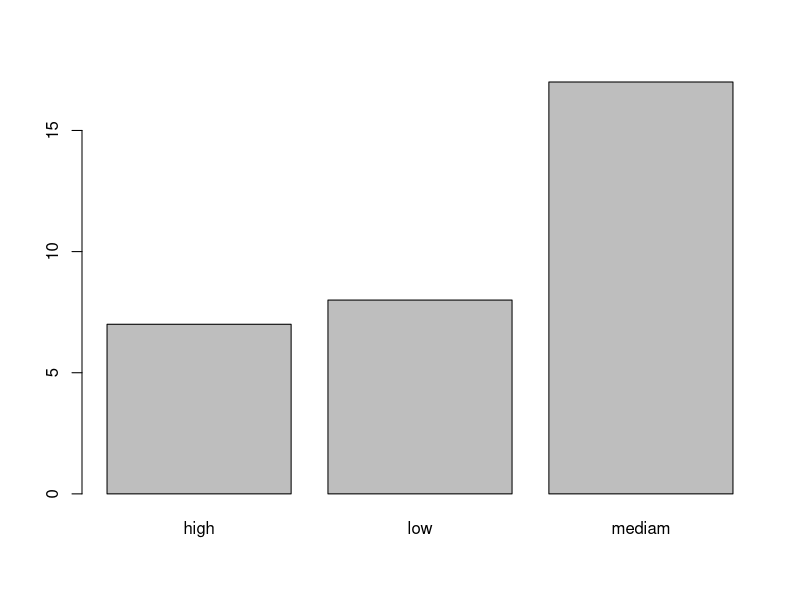
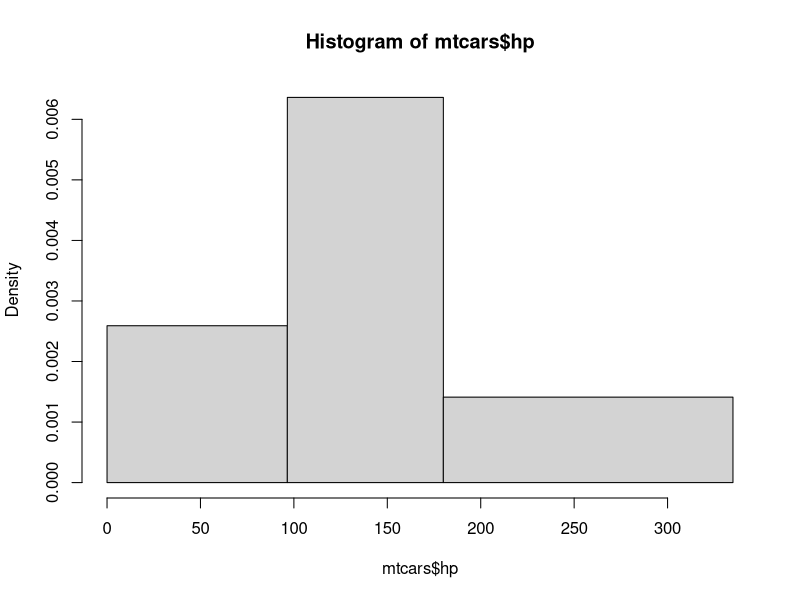
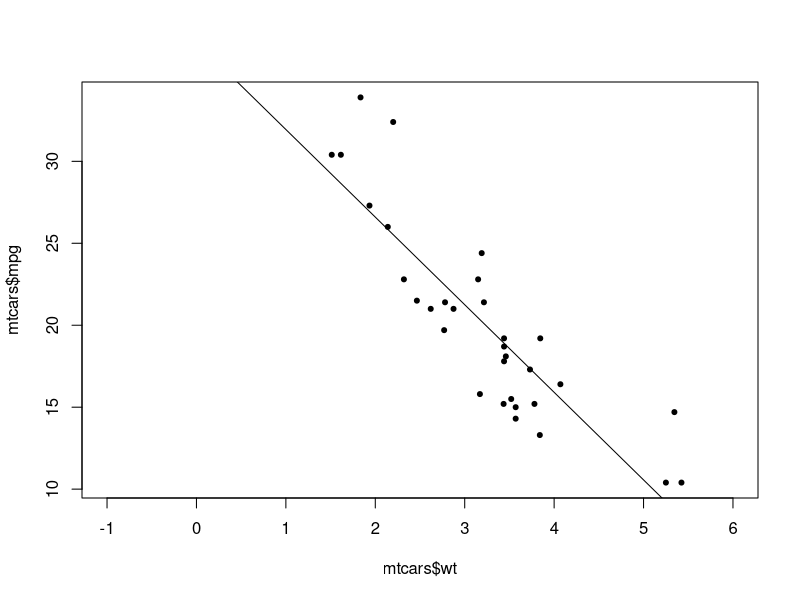

Write R code to recreate these figures, in order.
###################################
###################################
########                   ########
########   Data Science 1  ########
########       Lab 6       ######## 
########  21st Nov. 2023    ########
########                   ########
###################################
###################################


# Welcome to lab number 6. Today we'll be learning a few more 
# R/general programming concepts before moving onto lecture examples

########################################
####    Boolean logic, continued    ####
########################################

# the main logic operators in R are as follows:
# the NOT operator, !, turns TRUE into FALSE and vice versa
!TRUE
!FALSE
# the AND operator, &, returns TRUE only if elements on both sides of the operator are TRUE
1==1 & 2==1
# the inclusive OR operator, |, returns TRUE if EITHER of the elements are TRUE
1==1 | 2==1

# there is no operator for exclusive OR, but there is a function, xor()
xor(1==1 , 2==2)

# 1.1 
# mtcars is a database of cars with several variables such as horsepower, weight, number of cylinders etc.
data(mtcars)
head(mtcars)



# Using indexing (square brackets) and the & operator, write a line of code
# that selects only the rows of mtcars with at least 6 cylinders (mtcars$cyl >= 6) and horsepower of at least 110 (mtcars$hp >= 110). Remember to include all the columns.

d2 <- mtcars[ mtcars$cyl >= 6 & mtcars$hp >= 110,   ]
d2$theNameOfTheNexCol <- 0

#creat a new categorical variable called 'powerful' that takes the value 'low' when th horsepower is in  the bottom quartile ,'midiam' when the horspower is in the middle 2 quartiles, and high when the hoerspower is in the top quartile

mtcars$powerful <- NA 
mtcars$powerful[mtcars$hp <= (quantile(mtcars$hp,0.25))]<- 'low'
mtcars$powerful[mtcars$hp >= (quantile(mtcars$hp,0.25))
                & mtcars$hp <= (quantile(mtcars$hp,0.75))]<- 'medium'
mtcars$powerful[mtcars$hp >= (quantile(mtcars$hp,0.75))]<- 'high'
 #select a col based on another col condition 
 newCol<- mtcars$hp[mtcars$powerful ==  'high' ]


mtcars$powerful<- cut(mtcars$hp , breaks = c(0,96.5,180, 100000), labels= c('low','mediam','high'))
mtcars$powerful<- cut(mtcars$hp , breaks = quantile(mtcars$hp,c(0,0.25,0.75,1)), labels= c('low','mediam','high'))

install.packages('tidyverse')
library(tidyverse)
data(mtcars)

mtcars %>% mutate(powerful = case_when(hp < 96.5 ~ 'low',
                                       hp >= 96.5 & hp <= 180 ~ 'mediam',
                                       hp >180 ~ 'high')) -> mtcars

mtcars <- mtcars[, colnames(mtcars)!= 'theNameOfTheNexCol']
barplot(table(mtcars$powerful))  # red 3 , green 7 , blue 10 , then it is give colore in x and number in y

mtcars$powerful<- factor(mtcars$powerful, levels = c('low','mediam','high'))
hist(mtcars$hp , breaks= c(0,96.5,180,335)) # [70, 77, 80,81,82, ...., 90,91,100 ] ghanjam3ohom f des intervalles, lihoma dok l breaks , x = intervles of breaks , y = kola intervalles ch7al fih man ra9m 

### 1.2
# Now select only those rows with either high efficiency (miles per gallon (mpg) of at least 25) or low weight (wt <= 2.5)



#############################
####    If statements    ####
#############################

# The if() function will execute everything after it, either on the same line or in {} brackets,
# only if there is a TRUE boolean statement within the parentheses
x <- 5
if(x > 3) print ('This statement is true')
if(x-4==1){
  new_object <- c('this','statement','is','also','true')
  print(new_object)
}

### 2.1
# Write a function called probe, that takes two arguments, n and w.
# The function should return a character vector of length n, consisting of 'Water' and 'Land', sampled with probability w. (so probability of sampling 'Water' is w)
# If the w argument is not numeric, or if it is not between 0 and 1, the function should return the following message:
# "Please input a probability between 0 and 1"

probe <- function(n,w) {
  if(w < 0 | w >1 | !is.numeric(w)) return("Please input a probability between 0 and 1")
 listWL <- replicate(n, sample(c("Water","Land"), 1, prob = c(w,1-w)))
 return(listWL)
}

probe <- function(n,w){
  if(w < 0 | w >1 | !is.numeric(w)){ return("Please input a probability between 0 and 1")}
else{ listWL <-  sample(c("Water","Land"), n, prob = c(w,1-w), replace = TRUE)
 return(listWL)
}}

probe(10,0.5)

# After the if statement we can put an else statement:
if(x-4>1){
  new_object <- c('this','statement','is','also','true')
  print(new_object)
}else{
  print('This is untrue')
}

# A simplified version of if()else is the following:
ifelse(x/2==7,print('Definitely true'),print('categorically false'))

##################################
####    Paste and strsplit    ####
##################################

# paste() and strsplit() can be used to join and separate
# character objects (strings), respectively. For example:

paste('Hello','world!', sep='_')
strsplit('Hello to you too. /My name is Ed.', split='/')

# You'll notice that strsplit returns a list. This allows us to vectorise the function:
strsplit(colnames(mtcars),split=' ')


#####################
####    Loops    ####
#####################

# Loops are algorithms that repeat a procedure over and over until they are instructed to stop.
# There are two main kinds:
# FOR loops iterate over a predetermined set (vector, list, etc)
fruits <- c('apple','banana', 'pineapple','mango','orange')
for(i in fruits){
  print(paste('My favourite fruit is',i,sep=': '))
}

useless_function <- function(n){
  for (i in 1:n){
    print(paste0(i,'. This number is: ', c('even','odd')[i%%2 +1]))
  }
}
useless_function(7)

### 4.1 
data(iris)

# Write a for loop that iterates over the column names of the iris dataset and print each together with the number of characters in the column name in parenthesis. Example output: Sepal.Length (12). To get the number of characters use the function nchar().

namesIris <- strsplit(colnames(iris),split=' ')

for(i in namesIris){print(paste0(i , " (",nchar(i), ")"))}

# Next, WHILE loops continue to loop until the boolean statment in the defining parentheses, e.g.
x <- 0
while(x<100){
  print(x)
  x <- x+sample(1:20,1)
}

### 4.2 How many numbers do you need in the sequence 1*2*3*4*5*... before the product exceeds 10 million?
# Use a while loop to get the answer

n<-1
i<-1
while(n< 1e8){
  n= n*i
  print(n)
  i<-i+1
}
i
###################################
####    Linear models intro    ####
###################################

# We can run an OLS linear model using lm()
# Inside the lm and other model functions we use formulas
# Formulas have the dependent variable on the left and the independent (predictor) variables on the right with a ~ in between
# Lets run a bivariate regression of car weight (in 1000 pounds/500 kg) on miles per gallon (1mpg = 1km/L)
model <- lm(mtcars$mpg ~ mtcars$wt)
summary(model)
### 5.1
# What does the Estimate for the (Intercept) number represent?
plot(mtcars$wt, mtcars$mpg, pch= 20, xlim= c(-1,6))
abline(model)
#It is the predection fuel efficiency of a car that weight 0 lbs


### 5.2
# What does the Estimate for the mtcars$wt number represent?

#it is the predicted change in fuel efficiency associated with a 1 unit change weight (10000lbs change in weight)

### 5.3 
# Is the relationship between these two variables positive or negative? Why do you think that might be?

#negative because the efficiency decrees while weight increes 

### 5.4 What is the predicted average efficiency in miles per gallon of a 4000 pound (2000kg) car?

37.2851+(-5.3445)*4
# Let's transform the independent variable:
mtcars$wt_centred <- mtcars$wt - mean(mtcars$wt)

### 5.5
# compare the mean and variance of the new variable with the untransformed variable. What do you notice?
mean(mtcars$wt)
sd(mtcars$wt)
mean(mtcars$wt_centred)# ~0
sd(mtcars$wt_centred) # ~1

### 5.6
# Run a new regression with new independent variable
# What do you notice about the estimates?
# What is the interpretation of the (Intercept) estimate in this regression?

model2 <- lm(mtcars$mpg ~ mtcars$wt_centred)
summary(model2)

#the slope stays the same but the intercept changes
#the new value of a the intercept represente the predicted fuel efficiency for a car of averge weight


### 5.7
# Run the following code:
y <- mtcars$mpg
x <- cbind(1,mtcars$wt)

# A couple of functions for you to know:
# t() returns the transpose of any matrix
# solve() returns the inverse of any (invertible) matrix
# %*% is matrix multiplication
# with that in mind try to code the following expression in R:
# (x'x)^(-1) * (x'y)
# where ' means the transpose
# Run the code you have written. What do you find?

xT <- solve( t(x) %*% x) %*% (t(x) %*% y)
test  <- solve( t(x) %*% x)*9.278116
sqrt(3.525757)
sqrt(0.3126182)
# 37.285126
# -5.344472
